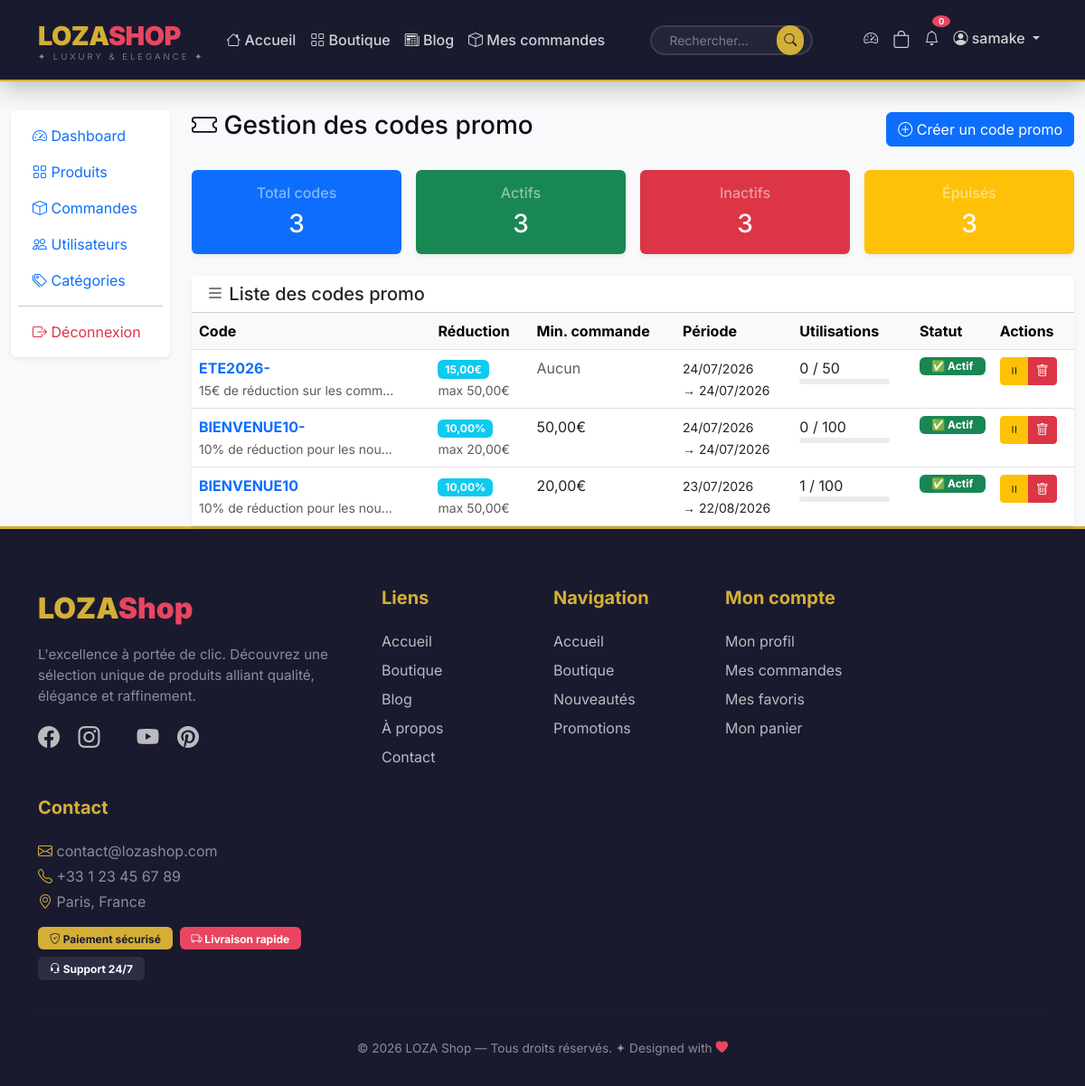
The app's page /promotions/admin/ (signed in) with its own data.
### promotions/models.py (models this page shows, shortened)
class Coupon(models.Model):
    DISCOUNT_TYPES = [
        ('percentage', 'Pourcentage (%)'),
        ('fixed', 'Montant fixe (€)'),
    ]
    code = models.CharField(max_length=50, unique=True)
    discount_type = models.CharField(max_length=20, choices=DISCOUNT_TYPES, default='percentage')
    discount_value = models.DecimalField(max_digits=10, decimal_places=2)
    min_order_amount = models.DecimalField(max_digits=10, decimal_places=2, default=0)
    max_discount_amount = models.DecimalField(max_digits=10, decimal_places=2, null=True, blank=True)
    valid_from = models.DateTimeField()
    valid_to = models.DateTimeField()
    usage_limit = models.IntegerField(default=1, help_text="Nombre maximum d'utilisations")
    used_count = models.IntegerField(default=0)
    is_active = models.BooleanField(default=True)
    description = models.TextField(blank=True)
    created_at = models.DateTimeField(auto_now_add=True)
    updated_at = models.DateTimeField(auto_now=True)
    class Meta:
        ordering = ['-created_at']
        verbose_name = 'Code promo'
        verbose_name_plural = 'Codes promo'

### promotions/views.py (the view)
# urls.py: path('admin/', views.admin_coupons, name='admin_coupons'),
@login_required
@user_passes_test(lambda u: u.is_superuser or u.is_staff)
def admin_coupons(request):
    coupons = Coupon.objects.all().order_by('-created_at')
    context = {
        'coupons': coupons,
        'now': timezone.now()
    }
    return render(request, 'promotions/admin_coupons.html', context)

### promotions/templates/promotions/admin_coupons.html (shortened to what this page needs)
{% extends 'dashboard/base_admin.html' %}
{% block admin_content %}
<div class="d-flex justify-content-between align-items-center mb-4">
    <h3><i class="bi bi-ticket"></i> Gestion des codes promo</h3>
    <a href="{% url 'promotions:admin_coupon_create' %}" class="btn btn-primary">
        <i class="bi bi-plus-circle"></i> Créer un code promo
    </a>
</div>
<div class="row g-3 mb-4">
    <div class="col-md-3">
        <div class="card border-0 shadow-sm bg-primary text-white">
            <div class="card-body text-center">
                <h6 class="text-white-50">Total codes</h6>
                <h3 class="mb-0">{{ coupons|length }}</h3>
            </div>
        </div>
    </div>
    <div class="col-md-3">
        <div class="card border-0 shadow-sm bg-success text-white">
            <div class="card-body text-center">
                <h6 class="text-white-50">Actifs</h6>
                <h3 class="mb-0">{{ coupons|length }}</h3>
            </div>
        </div>
    </div>
    <div class="col-md-3">
        <div class="card border-0 shadow-sm bg-danger text-white">
            <div class="card-body text-center">
                <h6 class="text-white-50">Inactifs</h6>
                <h3 class="mb-0">{{ coupons|length }}</h3>
            </div>
        </div>
    </div>
    <div class="col-md-3">
        <div class="card border-0 shadow-sm bg-warning text-white">
            <div class="card-body text-center">
                <h6 class="text-white-50">Épuisés</h6>
                <h3 class="mb-0">{{ coupons|length }}</h3>
            </div>
        </div>
    </div>
</div>
<div class="card border-0 shadow-sm">
    <div class="card-header bg-transparent">
        <h5 class="mb-0"><i class="bi bi-list"></i> Liste des codes promo</h5>
    </div>
    <div class="card-body p-0">
        <div class="table-responsive">
            <table class="table table-hover mb-0">
                <thead class="table-light">
                    <tr>
                        <th>Code</th>
                        <th>Réduction</th>
                        <th>Min. commande</th>
                        <th>Période</th>
                        <th>Utilisations</th>
                        <th>Statut</th>
                        <th>Actions</th>
                    </tr>
                </thead>
                <tbody>
                    {% for coupon in coupons %}
                    <tr>
                        <td>
                            <strong class="text-primary">{{ coupon.code }}</strong>
                            {% if coupon.description %}
                            <br><small class="text-muted">{{ coupon.description|truncatechars:30 }}</small>
                            {% endif %}
                        </td>
                        <td>
                            <span class="badge bg-info">
                                {% if coupon.discount_type == 'percentage' %}
                                    {{ coupon.discount_value }}%
                                {% else %}
                                    {{ coupon.discount_value }}€
                                {% endif %}
                            </span>
                            {% if coupon.max_discount_amount %}
                            <br><small class="text-muted">max {{ coupon.max_discount_amount }}€</small>
                            {% endif %}
                        </td>
                        <td>
                            {% if coupon.min_order_amount > 0 %}
                                {{ coupon.min_order_amount }}€
                            {% else %}
                                <span class="text-muted">Aucun</span>
                            {% endif %}
                        </td>
                        <td>
                            <small>
                                {{ coupon.valid_from|date:"d/m/Y" }}
                                <br>→ {{ coupon.valid_to|date:"d/m/Y" }}
                            </small>
                        </td>
                        <td>
                            <div class="d-flex flex-column">
                                <span>{{ coupon.used_count }} / {{ coupon.usage_limit }}</span>
                                <div class="progress" style="height: 6px; width: 100px;">
                                </div>
                            </div>
                        </td>
                        <td>
                            <div class="d-flex flex-column gap-1">
                                <span class="badge {% if coupon.is_active %}bg-success{% else %}bg-danger{% endif %}">
                                    {% if coupon.is_active %}✅ Actif{% else %}❌ Inactif{% endif %}
                                </span>
                            </div>
                        </td>
                        <td>
                            <div class="btn-group">
                                <a href="{% url 'promotions:admin_coupon_toggle' coupon.id %}"
                                   class="btn btn-sm {% if coupon.is_active %}btn-warning{% else %}btn-success{% endif %}"
                                   onclick="return confirm('Changer le statut du code promo {{ coupon.code }} ?')">
                                    <i class="bi {% if coupon.is_active %}bi-pause{% else %}bi-play{% endif %}"></i>
                                </a>
                                <a href="{% url 'promotions:admin_coupon_delete' coupon.id %}"
                                   class="btn btn-sm btn-danger"
                                   onclick="return confirm('Supprimer le code promo {{ coupon.code }} ?')">
                                    <i class="bi bi-trash"></i>
                                </a>
                            </div>
                        </td>
                    </tr>
                    {% endfor %}
                </tbody>
            </table>
        </div>
    </div>
</div>
{% endblock %}

### templates/base.html (shortened to what this page needs)
{% load static %}
<!DOCTYPE html>
<html lang="fr">
<head>
    <link href="https://cdn.jsdelivr.net/npm/bootstrap@5.3.0/dist/css/bootstrap.min.css" rel="stylesheet">
    <link rel="stylesheet" href="https://cdn.jsdelivr.net/npm/bootstrap-icons@1.10.0/font/bootstrap-icons.css">
</head>
<body>
<nav class="navbar navbar-expand-lg navbar-custom">
    <div class="container">
        <a class="navbar-brand" href="{% url 'products:home' %}">
            LOZA<span class="highlight">Shop</span>
            <small>✦ LUXURY & ELEGANCE ✦</small>
        </a>
        <div class="collapse navbar-collapse" id="navbarNav">
            <ul class="navbar-nav me-auto">
                <li class="nav-item">
                    <a class="nav-link {% if request.resolver_match.url_name == 'home' %}active{% endif %}"
                       href="{% url 'products:home' %}">
                        <i class="bi bi-house"></i> Accueil
                    </a>
                </li>
                <li class="nav-item">
                    <a class="nav-link {% if request.resolver_match.url_name == 'product_list' %}active{% endif %}"
                       href="{% url 'products:product_list' %}">
                        <i class="bi bi-grid"></i> Boutique
                    </a>
                </li>
                <li class="nav-item">
                    <a class="nav-link {% if request.resolver_match.app_name == 'blog' %}active{% endif %}"
                       href="{% url 'blog:blog_home' %}">
                        <i class="bi bi-newspaper"></i> Blog
                    </a>
                </li>
                {% if user.is_authenticated %}
                <li class="nav-item">
                    <a class="nav-link {% if request.resolver_match.app_name == 'orders' %}active{% endif %}"
                       href="{% url 'orders:orders' %}">
                        <i class="bi bi-box"></i> Mes commandes
                    </a>
                </li>
                {% endif %}
            </ul>
            <form class="d-flex search-form me-3" method="GET" action="{% url 'products:search' %}">
                <input class="form-control form-control-sm" type="search" name="q"
                       placeholder="Rechercher..." style="width: 180px;">
                <button class="btn btn-search btn-sm" type="submit">
                    <i class="bi bi-search"></i>
                </button>
            </form>
            <ul class="navbar-nav ms-auto">
                {% if user.is_superuser or user.is_staff %}
                <li class="nav-item">
                    <a class="nav-link" href="{% url 'dashboard:index' %}" title="Dashboard">
                        <i class="bi bi-speedometer2"></i>
                    </a>
                </li>
                {% endif %}
                <li class="nav-item">
                    <a class="nav-link position-relative" href="{% url 'cart:cart_view' %}">
                        <i class="bi bi-bag" style="font-size: 1.2rem;"></i>
                    </a>
                </li>
                <li class="nav-item dropdown">
                    <a class="nav-link position-relative" href="#" id="notifDropdown"
                       role="button" data-bs-toggle="dropdown">
                        <i class="bi bi-bell"></i>
                        <span class="badge" id="notifBadge" style="background: var(--secondary); position: absolute; top: -5px; right: -5px; font-size: 0.6rem; padding: 2px 7px; border-radius: 50%;">0</span>
                    </a>
                </li>
                {% if user.is_authenticated %}
                <li class="nav-item dropdown">
                    <a class="nav-link dropdown-toggle" href="#" id="userDropdown" role="button" data-bs-toggle="dropdown">
                        <i class="bi bi-person-circle"></i> {{ user.username }}
                    </a>
                </li>
                {% endif %}
            </ul>
        </div>
    </div>
</nav>
    <main>
        {% block content %}{% endblock %}
    </main>
    <footer class="footer">
        <div class="container">
            <div class="row g-4">
                <div class="col-lg-4">
                    <div class="footer-brand">
                        LOZA<span class="highlight">Shop</span>
                    </div>
                    <p class="text-white-50 mt-3" style="font-size: 0.95rem; max-width: 350px;">
                        L'excellence à portée de clic. Découvrez une sélection unique de produits
                        alliant qualité, élégance et raffinement.
                    </p>
                    <div class="social-links mt-3">
                        <a href="#"><i class="bi bi-facebook"></i></a>
                        <a href="#"><i class="bi bi-instagram"></i></a>
                        <a href="#"><i class="bi bi-youtube"></i></a>
                        <a href="#"><i class="bi bi-pinterest"></i></a>
                    </div>
                </div>
                <div class="col-md-2">
    <h5>Liens</h5>
    <a href="{% url 'products:home' %}">Accueil</a>
    <a href="{% url 'products:product_list' %}">Boutique</a>
    <a href="{% url 'blog:blog_home' %}">Blog</a>
    <a href="#">À propos</a>
    <a href="#">Contact</a>
</div>
                <div class="col-lg-2 col-md-4">
                    <h5>Navigation</h5>
                    <a href="{% url 'products:home' %}">Accueil</a>
                    <a href="{% url 'products:product_list' %}">Boutique</a>
                    <a href="#">Nouveautés</a>
                    <a href="#">Promotions</a>
                </div>
                <div class="col-lg-2 col-md-4">
                    <h5>Mon compte</h5>
                    <a href="{% url 'accounts:profile' %}">Mon profil</a>
                    <a href="{% url 'orders:orders' %}">Mes commandes</a>
                    <a href="{% url 'products:wishlist' %}">Mes favoris</a>
                    <a href="{% url 'cart:cart_view' %}">Mon panier</a>
                </div>
                <div class="col-lg-4 col-md-4">
                    <h5>Contact</h5>
                    <p class="text-white-50 mb-1">
                        <i class="bi bi-envelope" style="color: var(--gold);"></i> contact@lozashop.com
                    </p>
                    <p class="text-white-50 mb-1">
                        <i class="bi bi-telephone" style="color: var(--gold);"></i> +33 1 23 45 67 89
                    </p>
                    <p class="text-white-50 mb-3">
                        <i class="bi bi-geo-alt" style="color: var(--gold);"></i> Paris, France
                    </p>
                    <div class="d-flex gap-2 flex-wrap">
                        <span class="badge" style="background: var(--gold); color: var(--primary); padding: 0.4rem 0.8rem;">
                            <i class="bi bi-shield-check"></i> Paiement sécurisé
                        </span>
                        <span class="badge" style="background: var(--secondary); color: white; padding: 0.4rem 0.8rem;">
                            <i class="bi bi-truck"></i> Livraison rapide
                        </span>
                        <span class="badge" style="background: var(--primary-light); color: white; padding: 0.4rem 0.8rem;">
                            <i class="bi bi-headset"></i> Support 24/7
                        </span>
                    </div>
                </div>
            </div>
            <hr class="divider">
            <div class="text-center text-white-50" style="font-size: 0.85rem;">
                <p class="mb-0">
                    &copy; 2026 LOZA Shop — Tous droits réservés.
                    <span class="text-white-50">✦</span>
                    Designed with <i class="bi bi-heart-fill" style="color: var(--secondary);"></i>
                </p>
            </div>
        </div>
    </footer>
</body>
</html>

### records on screen
Coupon: code "ETE2026-", description "15€ de réduction sur les comm…", discount_value "15,00", max_discount_amount "50,00", min_order_amount "Aucun", valid_from "24/07/2026", valid_to "24/07/2026", used_count "0", usage_limit "50", is_active "✅ Actif"
Coupon: code "BIENVENUE10-", description "10% de réduction pour les nou…", discount_value "10,00", max_discount_amount "20,00", min_order_amount "50,00", valid_from "24/07/2026", valid_to "24/07/2026", used_count "0", usage_limit "100", is_active "✅ Actif"
Coupon: code "BIENVENUE10", description "10% de réduction pour les nou…", discount_value "10,00", max_discount_amount "50,00", min_order_amount "20,00", valid_from "23/07/2026", valid_to "22/08/2026", used_count "1", usage_limit "100", is_active "✅ Actif"

### other values on screen
{{ user.username }} "samake"
{{ coupons|length }} "3"
